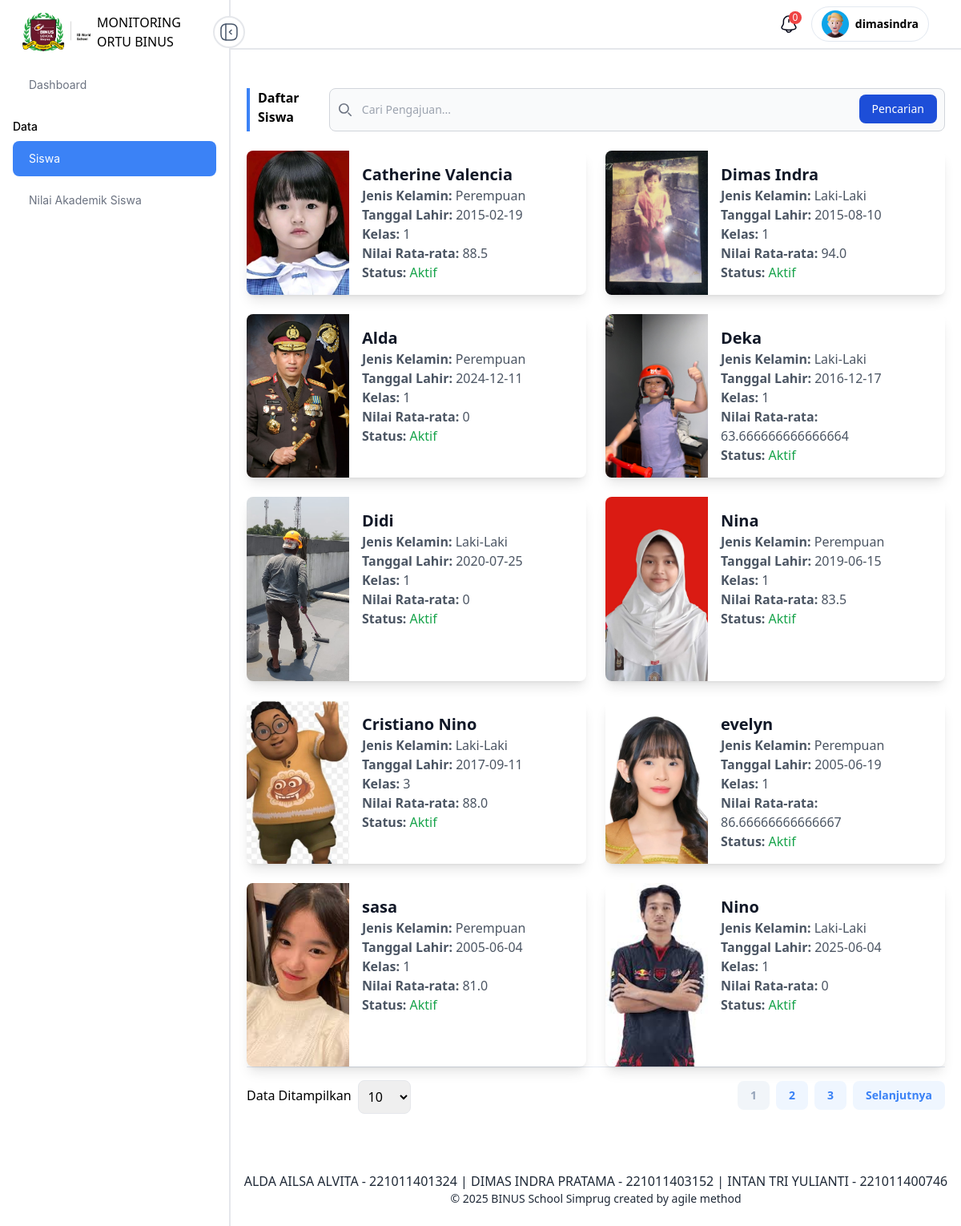
The page /anak/ (signed in) on the database its author committed.
### main/models.py (models this page shows, shortened)
class Murid(models.Model):
    murid_id = models.BigAutoField(primary_key=True)
    name = models.CharField(max_length=255)
    jenis_kelamin = models.CharField(max_length=255)
    foto = models.ImageField(upload_to=RandomFileName('murid/foto/'), null=True, blank=True)
    tanggal_lahir = models.DateField(null=False, blank=False)
    status = models.BooleanField()
    ortu = models.ForeignKey(AbstractUser, on_delete=models.DO_NOTHING)
    kelas = models.BigIntegerField(default=0)
    created = models.DateTimeField(auto_now_add=True)
    updated = models.DateTimeField(auto_now_add=True)
    class Meta:
        managed = True
        db_table = 'Murid'

### web/views/home.py (the view, shortened to what this page needs)
# urls.py: path('anak/', home.anak, name='anak'),
def anak(request):
    murid = Murid.objects.all()
    if request.session.get('roles') == "ORTU":
        murid = Murid.objects.filter(ortu=request.session.get('user_id'))
    if request.GET.get('search'):
        murid = murid.filter(name__icontains=request.GET.get('search'))
    page = request.GET.get('page', 1)
    limit = request.GET.get('limit', 10)
    srz = MuridSerializer(murid, many=True)
    paginator = Paginator(srz.data, limit)
    try:
        items = paginator.page(page)
    except PageNotAnInteger:
        items = paginator.page(1)
    except EmptyPage:
        items = paginator.page(paginator.num_pages)
    context = {
        'data' : items
    }
    return render(request, 'templates/anak/index.html', context=context)

### main/serializers.py (called while the page is built)
    def get_nilai_rata(self, obj):
        list_nilai = Nilai.objects.filter(
            murid=obj.murid_id)
        nilai = 0
        if list_nilai:
            for x in list_nilai:
                nilai += x.nilai
            nilai = nilai/list_nilai.count()
        return nilai

### web/templates/anak/index.html (shortened to what this page needs)
{% extends "partials/base.html" %}
{% load general_function %}
{% block content %}
<div class="py-5">
    <div class="container">
        <div class="flex justify-between">
            <h1 class="text-base font-semibold border-l-4 pl-2.5 border-primaryColor">
                Daftar Siswa
            </h1>
            <form class="w-full" method="GET">
                <div class="relative">
                    <div class="absolute inset-y-0 start-0 flex items-center ps-3 pointer-events-none">
                    </div>
                    <input type="search" name="search" id="search" class="block w-full p-4 ps-10 text-sm text-gray-900 border border-gray-300 rounded-lg bg-gray-50 focus:ring-blue-500 focus:border-blue-500" placeholder="Cari Pengajuan..." />
                    <button type="submit" class="text-white absolute end-2.5 bottom-2.5 bg-blue-700 hover:bg-blue-800 focus:ring-4 focus:outline-none focus:ring-blue-300 font-medium rounded-lg text-sm px-4 py-2 dark:bg-blue-600 dark:hover:bg-blue-700 dark:focus:ring-blue-800">Pencarian</button>
                </div>
            </form>
        </div>
        <br>
        <div class="grid grid-cols-1 sm:grid-cols-2 md:grid-cols-2 lg:grid-cols-2 gap-6">
            {% for x in data %}
            <div class="flex bg-white shadow-lg rounded-lg overflow-hidden">
                <div class="w-32 h-full flex-shrink-0">
                    {% if x.foto %}
                    <img src="{{ x.foto }}" alt="Foto {{ x.name }}" class="w-full h-full object-cover">
                    {% else %}
                    <img src="https://via.placeholder.com/150" alt="Placeholder" class="w-full h-full object-cover">
                    {% endif %}
                </div>
                <div class="p-4 flex flex-col justify-between">
                    <div>
                        <h2 class="text-xl font-bold text-gray-900">{{ x.name }}</h2>
                        <p class="text-gray-600"><strong>Jenis Kelamin:</strong> {{ x.jenis_kelamin }}</p>
                        <p class="text-gray-600"><strong>Tanggal Lahir:</strong> {{ x.tanggal_lahir }}</p>
                        <p class="text-gray-600"><strong>Kelas:</strong> {{ x.kelas }}</p>
                        <p class="text-gray-600"><strong>Nilai Rata-rata:</strong> {{ x.nilai_rata }}</p>
                        <p class="text-gray-600">
                            <strong>Status:</strong>
                            <span class="font-medium {% if x.status %}text-green-600{% else %}text-red-600{% endif %}">
                                {{ x.status|yesno:"Aktif,Nonaktif" }}
                            </span>
                        </p>
                    </div>
                </div>
            </div>
            {% endfor %}
        </div>
        {% include 'partials/pagination.html' %}
    </div>
</div>
{% endblock %}

### static/css/app-e2100fa4.css (style rules this page uses)
html { line-height: 1.5; -webkit-text-size-adjust: 100%; -moz-tab-size: 4; -o-tab-size: 4; tab-size: 4; font-family: ui-sans-serif, system-ui, -apple-system, BlinkMacSystemFont, Segoe UI, Roboto, Helvetica Neue, Arial, Noto Sans, sans-serif, "Apple Color Emoji", "Segoe UI Emoji", Segoe UI Symbol, "Noto Color Emoji"; font-feature-settings: normal; font-variation-settings: normal }
body { margin: 0; line-height: inherit }
h1, h2, h3, h4, h5, h6 { font-size: inherit; font-weight: inherit }
b, strong { font-weight: bolder }
button, input, optgroup, select, textarea { font-family: inherit; font-feature-settings: inherit; font-variation-settings: inherit; font-size: 100%; font-weight: inherit; line-height: inherit; color: inherit; margin: 0; padding: 0 }
button, select { text-transform: none }
button, [type=button], [type=reset], [type=submit] { -webkit-appearance: button; background-color: transparent; background-image: none }
[type=search] { -webkit-appearance: textfield; outline-offset: -2px }
blockquote, dl, dd, h1, h2, h3, h4, h5, h6, hr, figure, p, pre { margin: 0 }
input::placeholder, textarea::placeholder { opacity: 1; color: #9ca3af }
button, [role=button] { cursor: pointer }
img, svg, video, canvas, audio, iframe, embed, object { display: block; vertical-align: middle }
img, video { max-width: 100%; height: auto }
.container { width: 100% }
@media (min-width: 640px) { .container { max-width: 640px } }
@media (min-width: 768px) { .container { max-width: 768px } }
@media (min-width: 1024px) { .container { max-width: 1024px } }
.absolute { position: absolute }
.relative { position: relative }
.block { display: block }
.flex { display: flex }
.grid { display: grid }
.h-full { height: 100% }
.w-full { width: 100% }
.flex-col { flex-direction: column }
.items-center { align-items: center }
.justify-between { justify-content: space-between }
.overflow-hidden { overflow: hidden }
.rounded-lg { border-radius: .5rem }
.border { border-width: 1px }
.bg-white { --tw-bg-opacity: 1; background-color: rgb(255 255 255 / var(--tw-bg-opacity)) }
.p-4 { padding: 1rem }
.px-4 { padding-left: 1rem; padding-right: 1rem }
.py-2 { padding-top: .5rem; padding-bottom: .5rem }
.py-5 { padding-top: 1.25rem; padding-bottom: 1.25rem }
.text-base { font-size: 1rem; line-height: 1.5rem }
.text-sm { font-size: .875rem; line-height: 1.25rem }
.text-xl { font-size: 1.25rem; line-height: 1.75rem }
.font-bold { font-weight: 700 }
.font-medium { font-weight: 500 }
.font-semibold { font-weight: 600 }
.text-gray-600 { --tw-text-opacity: 1; color: rgb(75 85 99 / var(--tw-text-opacity)) }
.text-gray-900 { --tw-text-opacity: 1; color: rgb(17 24 39 / var(--tw-text-opacity)) }
.text-white { --tw-text-opacity: 1; color: rgb(255 255 255 / var(--tw-text-opacity)) }

### rows shown on the page
Murid: name "Catherine Valencia", jenis_kelamin "Perempuan"
Murid: name "Dimas Indra", jenis_kelamin "Laki-Laki"
Murid: name "Alda", jenis_kelamin "Perempuan"
Murid: name "Deka", jenis_kelamin "Laki-Laki"
Murid: name "Didi", jenis_kelamin "Laki-Laki"
Murid: name "Nina", jenis_kelamin "Perempuan"
Murid: name "Cristiano Nino", jenis_kelamin "Laki-Laki"
Murid: name "evelyn", jenis_kelamin "Perempuan"
Murid: name "sasa", jenis_kelamin "Perempuan"
Murid: name "Nino", jenis_kelamin "Laki-Laki"

### other values the page prints
{{ request.session.name }} "dimasindra"
{{ x.tanggal_lahir }} "2015-02-19" "2015-08-10" "2024-12-11" "2016-12-17" "2020-07-25" "2019-06-15" "2017-09-11" "2005-06-19" "2005-06-04" "2025-06-04"
{{ x.kelas }} "1" "1" "1" "1" "1" "1" "3" "1" "1" "1"
{{ x.nilai_rata }} "88.5" "94.0" "0" "63.666666666666664" "0" "83.5" "88.0" "86.66666666666667" "81.0" "0"
{{ x.status|yesno:"Aktif,Nonaktif" }} "Aktif" "Aktif" "Aktif" "Aktif" "Aktif" "Aktif" "Aktif" "Aktif" "Aktif" "Aktif"
{{ i }} "1"
{{ i }} "2" "3"
